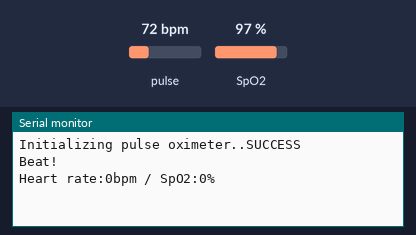
Recording of a sketch running on a simulated Arduino Uno, built with avr-gcc and run on an emulated ATmega328P. Parts: the last lines printed to the serial monitor. The test bench sets the inputs (shaded band); at power-on: pulse 72 bpm, SpO2 97 %.

Above: at 1.2 s.
1.3 s: pulse set to 42 bpm
At 2.7 s:
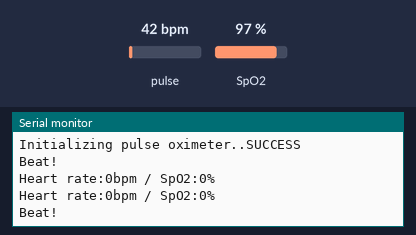
2.8 s: SpO2 set to 80 %
At 3.6 s:
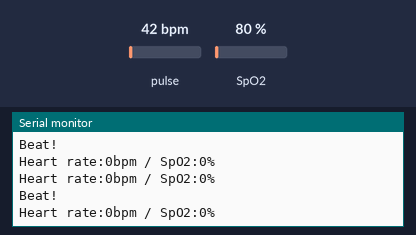
4.3 s: pulse set to 70 bpm
At 7.4 s:
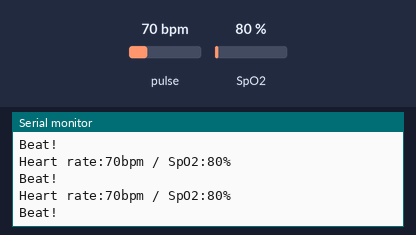
Timing chart, 0 to 8.9 s (numbered marks = the images above; inputs shaded):
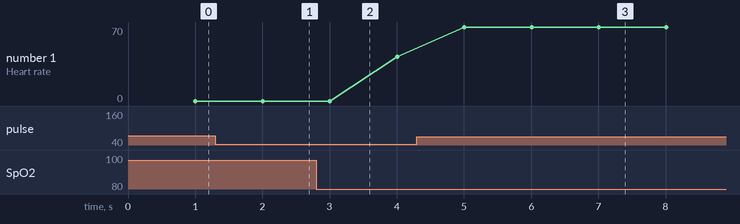

The sketch:

heartrateisolate.ino
```cpp
#include <Wire.h>
#include "MAX30100_PulseOximeter.h"
#include <SoftwareSerial.h>

#define REPORTING_PERIOD_MS 1000
#define DELAY_BEFORE_SENDING 5000  // 5 seconds delay
#define LED_PIN 13 // Assuming you are using built-in LED on pin 13

// Initialise Arduino to NodeMCU (5=Rx & 6=Tx)
SoftwareSerial SUART(5, 6);

// Create a PulseOximeter object
PulseOximeter pox;

// Time at which the last beat occurred
uint32_t tsLastReport = 0;
uint32_t tsLastSUARTSend = 0;

// Callback routine is executed when a pulse is detected
void onBeatDetected() {
    Serial.println("Beat!");
}

void setup() {
    Serial.begin(9600);
    SUART.begin(9600);

    Serial.print("Initializing pulse oximeter..");

    // Initialize sensor
    if (!pox.begin()) {
        Serial.println("FAILED");
        for (;;)
            ;
    } else {
        Serial.println("SUCCESS");
    }

    // Configure sensor to use 7.6mA for LED drive
    pox.setIRLedCurrent(MAX30100_LED_CURR_11MA);

    // Register a callback routine
    pox.setOnBeatDetectedCallback(onBeatDetected);
}

void loop() {
    // Read from the sensor
    pox.update();

    // Grab the updated heart rate and SpO2 levels
    if (millis() - tsLastReport > REPORTING_PERIOD_MS) {
        int heartRate = pox.getHeartRate();
        int spo2 = pox.getSpO2();

        Serial.print("Heart rate:");
        Serial.print(heartRate);
        Serial.print("bpm / SpO2:");
        Serial.print(spo2);
        Serial.println("%");


        // Check conditions for lighting up the LED
        if (heartRate < 50 || heartRate > 100 || spo2 < 80) {
            digitalWrite(LED_PIN, HIGH); // Turn on the LED
        } else {
            digitalWrite(LED_PIN, LOW); // Turn off the LED
        }

        tsLastReport = millis();

        // Check if it's time to send data to NodeMCU
        if (millis() - tsLastSUARTSend > DELAY_BEFORE_SENDING) {
            // Send heart rate to NodeMCU
            SUART.print(heartRate);
            SUART.print(",");

            // Send SpO2 to NodeMCU
            SUART.println(spo2);

            // Update the timestamp for the last SUART send
            tsLastSUARTSend = millis();
        }
    }
}
```

Measured:
- after the input at 4.3 s, the serial monitor: prints a new line after 0.71 s (image 3)
- plotted number 1: 42 → 70 after the input at 4.3 s
